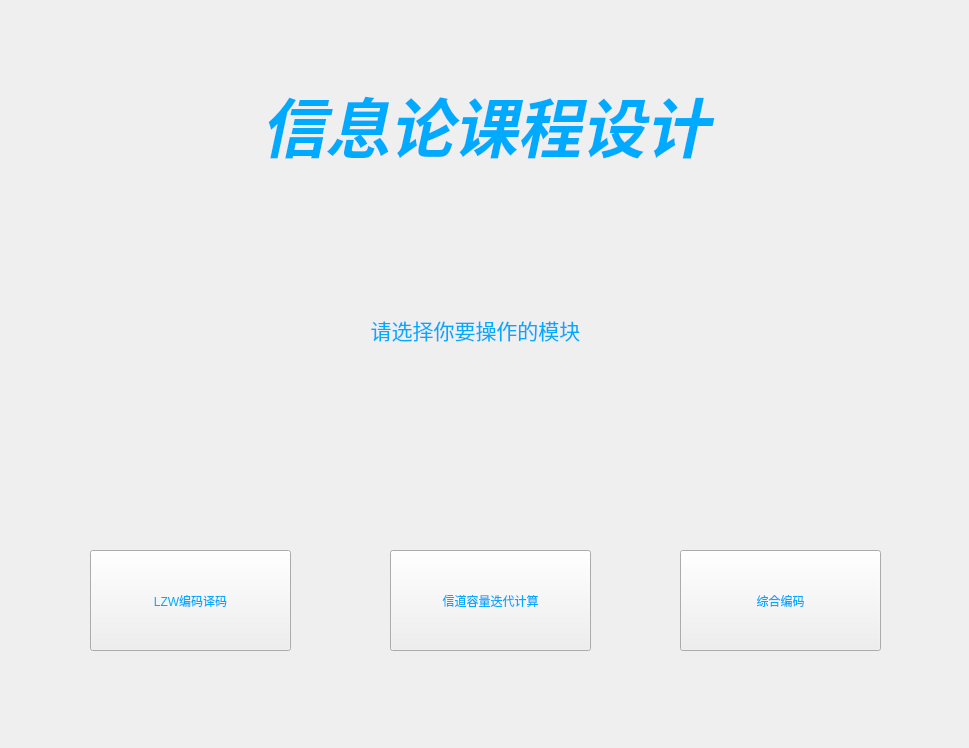
<?xml version="1.0" encoding="UTF-8"?>
<ui version="4.0">
 <class>Zhuchuangko</class>
 <widget class="QWidget" name="Zhuchuangko">
  <property name="geometry">
   <rect>
    <x>0</x>
    <y>0</y>
    <width>969</width>
    <height>748</height>
   </rect>
  </property>
  <property name="windowTitle">
   <string>信息论课程设计</string>
  </property>
  <property name="styleSheet">
   <string notr="true"/>
  </property>
  <widget class="QLabel" name="label">
   <property name="geometry">
    <rect>
     <x>130</x>
     <y>70</y>
     <width>711</width>
     <height>111</height>
    </rect>
   </property>
   <property name="text">
    <string>&lt;html&gt;&lt;head/&gt;&lt;body&gt;&lt;p align=&quot;center&quot;&gt;&lt;span style=&quot; font-size:48pt; font-weight:600; font-style:italic; color:#00aaff;&quot;&gt;信息论课程设计&lt;/span&gt;&lt;/p&gt;&lt;/body&gt;&lt;/html&gt;</string>
   </property>
  </widget>
  <widget class="QLabel" name="label_2">
   <property name="geometry">
    <rect>
     <x>260</x>
     <y>200</y>
     <width>471</width>
     <height>71</height>
    </rect>
   </property>
   <property name="text">
    <string>&lt;html&gt;&lt;head/&gt;&lt;body&gt;&lt;p&gt;&lt;br/&gt;&lt;/p&gt;&lt;/body&gt;&lt;/html&gt;</string>
   </property>
  </widget>
  <widget class="QLabel" name="label_3">
   <property name="geometry">
    <rect>
     <x>330</x>
     <y>280</y>
     <width>291</width>
     <height>101</height>
    </rect>
   </property>
   <property name="text">
    <string>&lt;html&gt;&lt;head/&gt;&lt;body&gt;&lt;p align=&quot;center&quot;&gt;&lt;span style=&quot; font-size:16pt; color:#00aaff;&quot;&gt;请选择你要操作的模块&lt;/span&gt;&lt;/p&gt;&lt;/body&gt;&lt;/html&gt;</string>
   </property>
  </widget>
  <widget class="QPushButton" name="pushButton">
   <property name="geometry">
    <rect>
     <x>90</x>
     <y>550</y>
     <width>201</width>
     <height>101</height>
    </rect>
   </property>
   <property name="toolTip">
    <string>&lt;html&gt;&lt;head/&gt;&lt;body&gt;&lt;p&gt;&lt;br/&gt;&lt;/p&gt;&lt;/body&gt;&lt;/html&gt;</string>
   </property>
   <property name="whatsThis">
    <string>&lt;html&gt;&lt;head/&gt;&lt;body&gt;&lt;p&gt;&lt;br/&gt;&lt;/p&gt;&lt;/body&gt;&lt;/html&gt;</string>
   </property>
   <property name="styleSheet">
    <string notr="true">color:rgb(0, 170, 255);
font: 12pt &quot;隶书&quot;;


</string>
   </property>
   <property name="text">
    <string>LZW编码译码</string>
   </property>
   <property name="default">
    <bool>false</bool>
   </property>
  </widget>
  <widget class="QPushButton" name="pushButton_2">
   <property name="geometry">
    <rect>
     <x>390</x>
     <y>550</y>
     <width>201</width>
     <height>101</height>
    </rect>
   </property>
   <property name="toolTip">
    <string>&lt;html&gt;&lt;head/&gt;&lt;body&gt;&lt;p&gt;&lt;br/&gt;&lt;/p&gt;&lt;/body&gt;&lt;/html&gt;</string>
   </property>
   <property name="whatsThis">
    <string>&lt;html&gt;&lt;head/&gt;&lt;body&gt;&lt;p&gt;&lt;br/&gt;&lt;/p&gt;&lt;/body&gt;&lt;/html&gt;</string>
   </property>
   <property name="styleSheet">
    <string notr="true">color:rgb(0, 170, 255);
font: 12pt &quot;隶书&quot;;</string>
   </property>
   <property name="text">
    <string>信道容量迭代计算</string>
   </property>
   <property name="default">
    <bool>false</bool>
   </property>
  </widget>
  <widget class="QPushButton" name="pushButton_3">
   <property name="geometry">
    <rect>
     <x>680</x>
     <y>550</y>
     <width>201</width>
     <height>101</height>
    </rect>
   </property>
   <property name="toolTip">
    <string>&lt;html&gt;&lt;head/&gt;&lt;body&gt;&lt;p&gt;&lt;br/&gt;&lt;/p&gt;&lt;/body&gt;&lt;/html&gt;</string>
   </property>
   <property name="whatsThis">
    <string>&lt;html&gt;&lt;head/&gt;&lt;body&gt;&lt;p&gt;&lt;br/&gt;&lt;/p&gt;&lt;/body&gt;&lt;/html&gt;</string>
   </property>
   <property name="styleSheet">
    <string notr="true">color:rgb(0, 170, 255);
font: 12pt &quot;隶书&quot;;</string>
   </property>
   <property name="text">
    <string>综合编码</string>
   </property>
   <property name="default">
    <bool>false</bool>
   </property>
  </widget>
  <widget class="QLabel" name="label_4">
   <property name="geometry">
    <rect>
     <x>370</x>
     <y>310</y>
     <width>471</width>
     <height>71</height>
    </rect>
   </property>
   <property name="text">
    <string>&lt;html&gt;&lt;head/&gt;&lt;body&gt;&lt;p&gt;&lt;br/&gt;&lt;/p&gt;&lt;/body&gt;&lt;/html&gt;</string>
   </property>
  </widget>
 </widget>
 <resources/>
 <connections/>
</ui>
